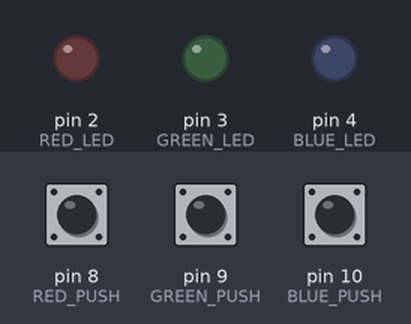
Recording of a sketch running on a simulated Arduino Uno, built with avr-gcc and run on an emulated ATmega328P. Shown: output pins drawn as LEDs (lit = HIGH). The inputs (shaded band) are chosen by the test bench; at power-on: pin 8 (RED_PUSH) HIGH, pin 9 (GREEN_PUSH) HIGH, pin 10 (BLUE_PUSH) HIGH.

Above: at 1.2 s.
1.3 s: pin 8 (RED_PUSH) pulled LOW for 0.15 s
At 1.37 s:
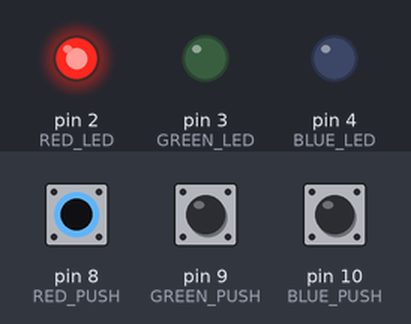
2.9 s: pin 9 (GREEN_PUSH) pulled LOW for 0.15 s
At 2.97 s:
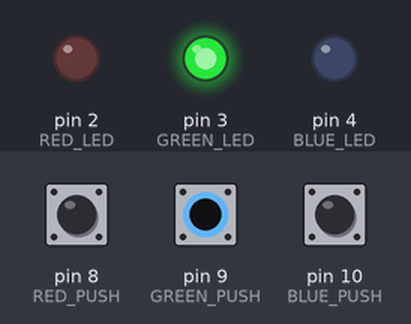
4.5 s: pin 10 (BLUE_PUSH) pulled LOW for 0.15 s
At 4.57 s:
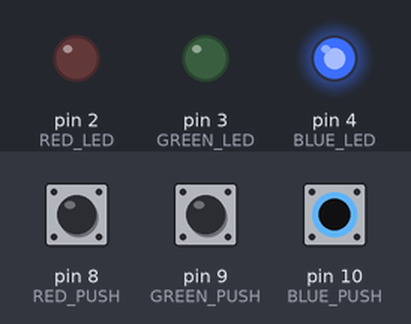
6.1 s: pin 10 (BLUE_PUSH) pulled LOW for 3.2 s
At 10.3 s:
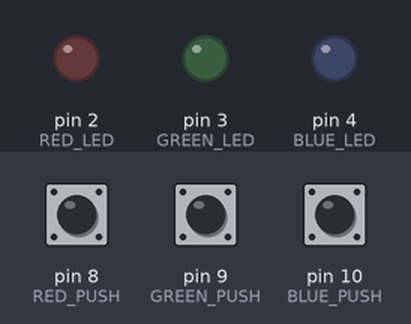
10.8 s: pin 8 (RED_PUSH) pulled LOW for 3.2 s
At 11.5 s:
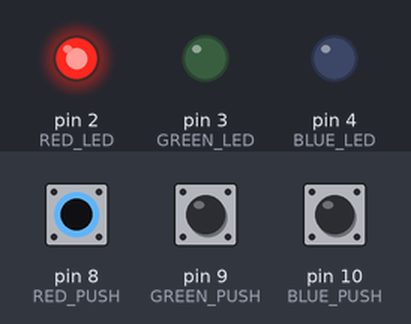
15.5 s: pin 8 (RED_PUSH) driven LOW and pin 9 (GREEN_PUSH) driven LOW
At 16.3 s:
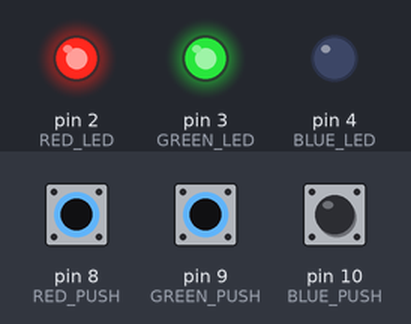
Timing chart, 0 to 18.0 s (numbered marks = the images above; inputs shaded):
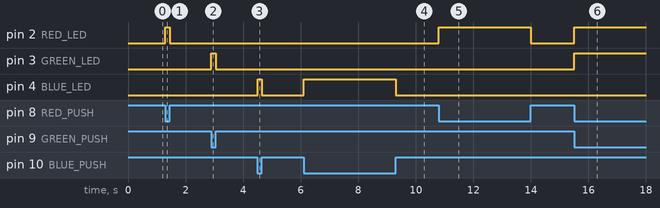

The sketch:

pr4.ino
```cpp
#define RED_LED 2
#define GREEN_LED 3
#define BLUE_LED 4
#define RED_PUSH 8
#define GREEN_PUSH 9
#define BLUE_PUSH 10

int redBtnState = 0, greenBtnState = 0, blueBtnState = 0;

void setup()
{
  pinMode(RED_LED, OUTPUT);
  pinMode(GREEN_LED, OUTPUT);
  pinMode(BLUE_LED, OUTPUT);
  pinMode(RED_PUSH, INPUT);
  pinMode(GREEN_PUSH, INPUT);
  pinMode(BLUE_PUSH, INPUT);
}

void loop()
{
  redBtnState = digitalRead(RED_PUSH);
  greenBtnState = digitalRead(GREEN_PUSH);
  blueBtnState = digitalRead(BLUE_PUSH);

  if (redBtnState == LOW)
    digitalWrite(RED_LED, HIGH);
  else
    digitalWrite(RED_LED, LOW);

  if (greenBtnState == LOW)
    digitalWrite(GREEN_LED, HIGH);
  else
    digitalWrite(GREEN_LED, LOW);

  if (blueBtnState == LOW)
    digitalWrite(BLUE_LED, HIGH);
  else
    digitalWrite(BLUE_LED, LOW);
}
```

Measured:
- after the input at 1.3 s, pin 2 (RED_LED): LOW → HIGH at once, → LOW 0.15 s later
- after the input at 2.9 s, pin 3 (GREEN_LED): LOW → HIGH at once, → LOW 0.15 s later
- after the input at 4.5 s, pin 4 (BLUE_LED): LOW → HIGH at once, → LOW 0.15 s later
- after the input at 6.1 s, pin 4 (BLUE_LED): LOW → HIGH at once, → LOW 3.2 s later
- after the input at 10.8 s, pin 2 (RED_LED): LOW → HIGH at once, → LOW 3.2 s later
- after the input at 15.5 s, pin 2 (RED_LED), pin 3 (GREEN_LED): LOW → HIGH at once
